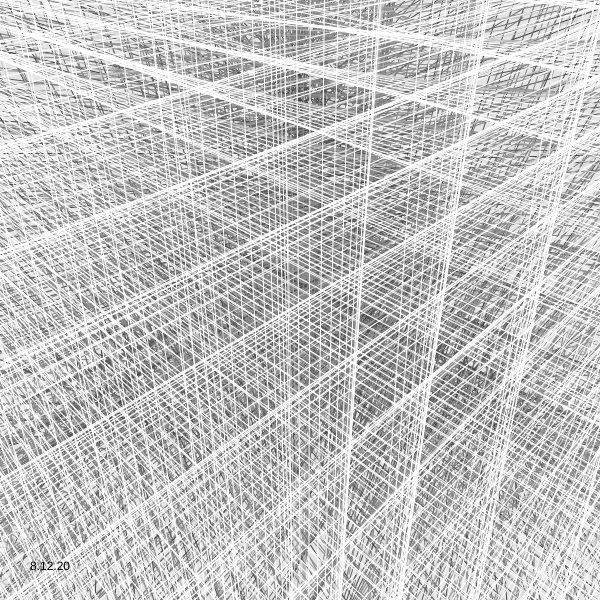
Frame 1 (no input)
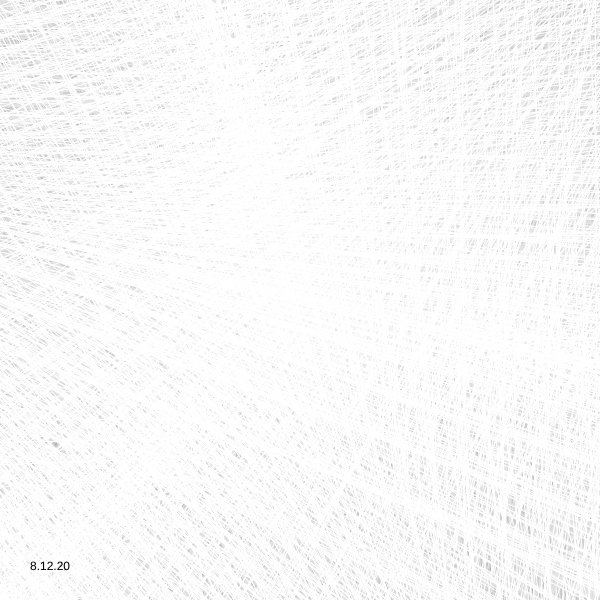
Frame 60 (no input)
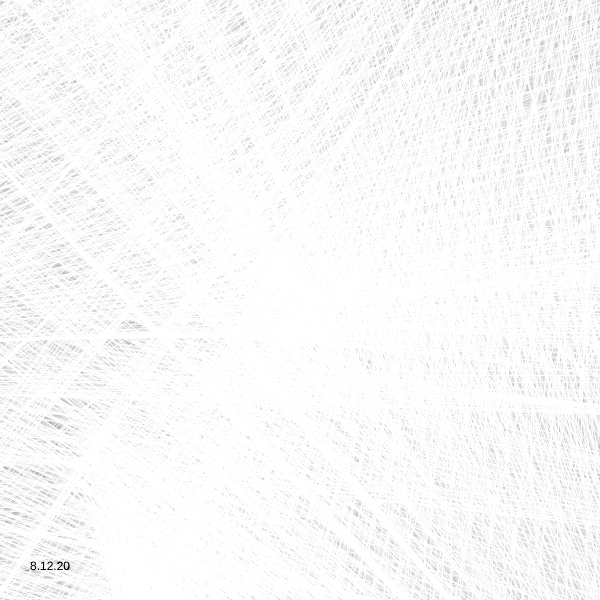
Frame 120 (the mouse pressed at the canvas centre since frame 60)

The p5.js sketch that drew these frames (run headless with seeded random() and noise() and a simulated clock; from frame 60 on, the mouse is pressed at the canvas centre):

// p5.js sketch
// ── sketch.js
let _divideNum;
let _noiseStep;
let _objectNum;
let _aryObjects = [];
let _noiseSeedRad;
let _noiseSeedAng;
let _noiseStepRad;
let _noiseStepAng;
let _noiseSpeedRad;
let _noiseSpeedAng;
let _rad;
let _scale;
let _rad_offset;

function setup() {
  let canvasSize;
  if (windowWidth <= windowHeight) {
    canvasSize = windowWidth;
  } else {
    canvasSize = windowHeight;
  }
  createCanvas(600, 600);
  frameRate(30);
  noStroke();
  _divideNum = 100;
  _objectNum =30;

  _noiseSeedRad = random(10);
  _noiseSeedAng = random(10);
  _noiseStepRad = 0.01;
  _noiseStepAng = 0.02;
  _noiseSpeedRad = 0.003;
  _noiseSpeedAng = 0.01;
  _noiseStepObj = 0.02;
  _rad = width/2;
  _scale = 0.2;
  _rad_offset = -0.7;
}

function Circle(divideNum, rad, rad_offset, noiseSeedAng, noiseStepAng, noiseSeedRad, noiseStepRad) {
  let sumNoiseVal = 0;
  for (let i = 0; i < divideNum; i++) {
    sumNoiseVal += noise(noiseSeedAng + i * noiseStepAng);
  }
  let currentNoiseVal = noise(noiseSeedAng);
  stroke(227.5*sin(2*PI*noise(noiseSeedAng*2))+127.5);
  for (let i = 0; i < divideNum; i++) {
    let tgt_i = i;
    currentNoiseVal += noise(noiseSeedAng + tgt_i * noiseStepAng);
    let rx = rad * (noise(noiseSeedRad + tgt_i * noiseStepRad)+rad_offset) * cos(2*PI*currentNoiseVal/sumNoiseVal);
    let ry = rad * (noise(noiseSeedRad + tgt_i * noiseStepRad)+rad_offset) * sin(2*PI*currentNoiseVal/sumNoiseVal);
    let rx2 = rad * (noise(noiseSeedRad + tgt_i * noiseStepRad)+rad_offset, sin(4*PI*currentNoiseVal/sumNoiseVal));
    let ry2 = rad * (noise(noiseSeedRad + tgt_i * noiseStepRad)+rad_offset, cos(4*PI*currentNoiseVal/sumNoiseVal));

    line(rx, ry, rx2, ry2);
  }
}

function draw() {
  background(125, 50);
  push();
  translate(width/2, height/2);
  rotate(-frameCount/200);
  let myNoiseSeedRad;
  let myNoiseSeedAng;
  _noiseSeedRad += _noiseSpeedRad;
  _noiseSeedAng += _noiseSpeedAng;
  for (let i = 0; i < _objectNum; i++) {
    myNoiseSeedRad = _noiseSeedRad + i * _noiseStepObj;
    myNoiseSeedAng = _noiseSeedAng + i * _noiseStepObj;
    Circle(_divideNum, _rad * _scale * (i+1), _rad_offset, myNoiseSeedAng, _noiseStepAng, myNoiseSeedRad, _noiseStepRad);
  }
  pop();
  fill(0);
  text("8.12.20", 30, height-30)
}
